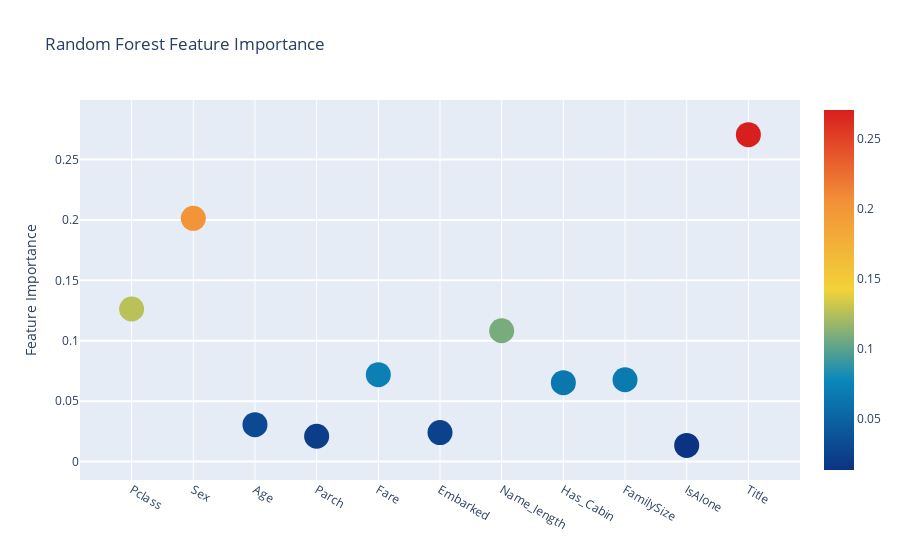
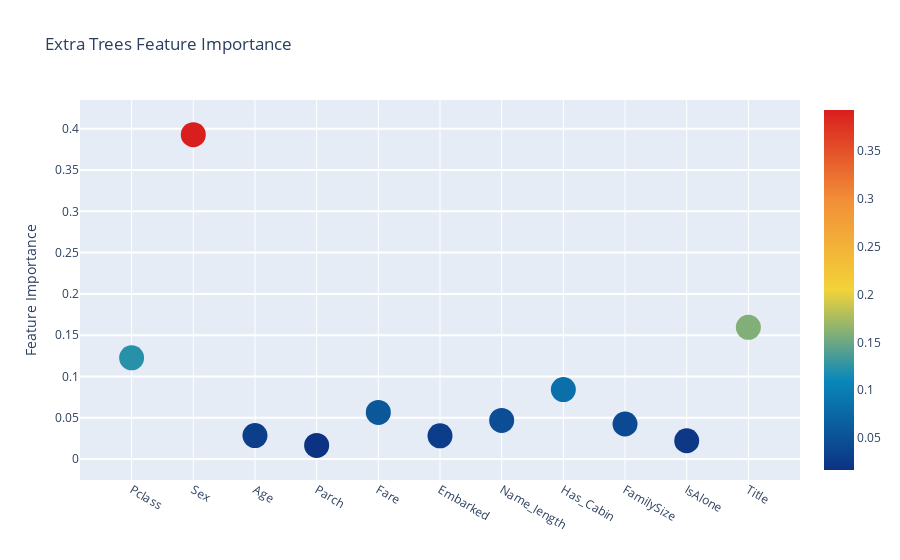
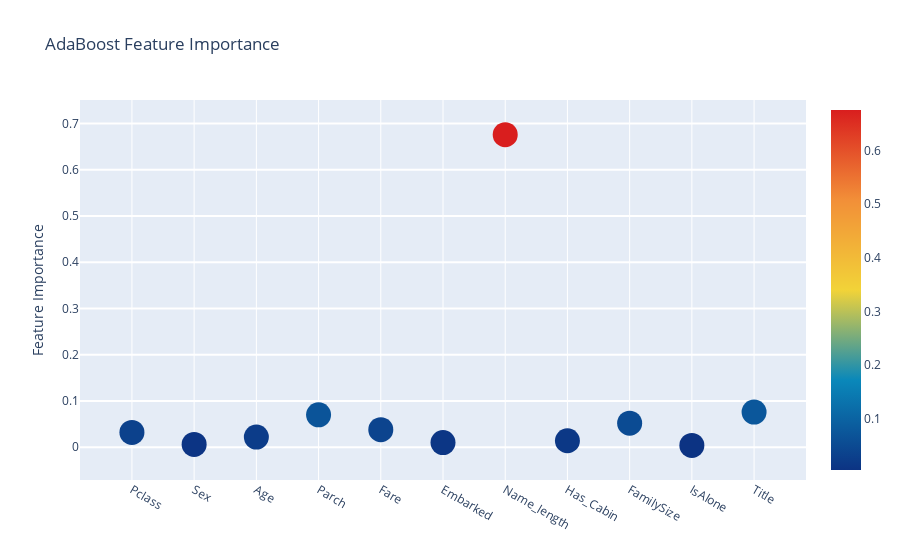
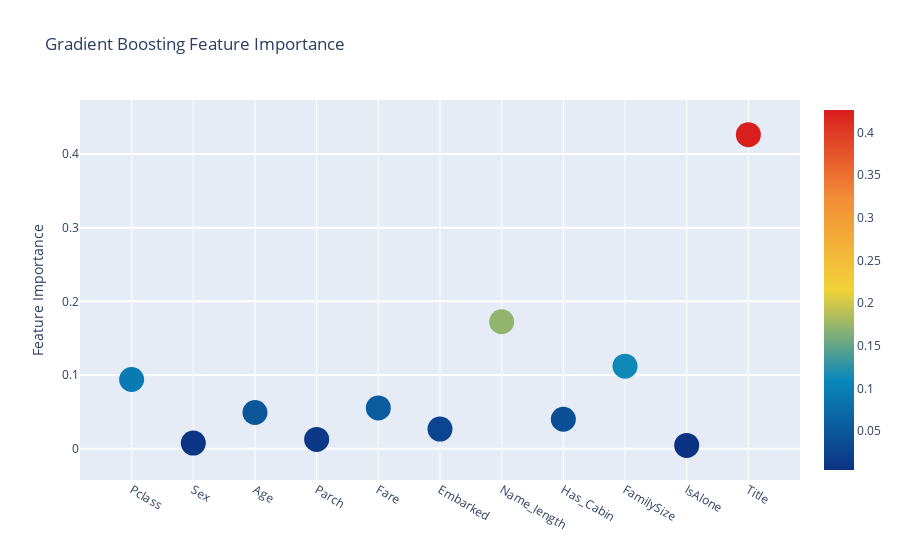

Here is the notebook cell these charts were saved with, in order:
### Code cell
# Scatter plot 
trace = go.Scatter(
    y = feature_dataframe['Random Forest feature importances'].values,
    x = feature_dataframe['features'].values,
    mode='markers',
    marker=dict(
        sizemode = 'diameter',
        sizeref = 1,
        size = 25,
#       size= feature_dataframe['AdaBoost feature importances'].values,
        #color = np.random.randn(500), #set color equal to a variable
        color = feature_dataframe['Random Forest feature importances'].values,
        colorscale='Portland',
        showscale=True
    ),
    text = feature_dataframe['features'].values
)
data = [trace]

layout= go.Layout(
    autosize= True,
    title= 'Random Forest Feature Importance',
    hovermode= 'closest',
#     xaxis= dict(
#         title= 'Pop',
#         ticklen= 5,
#         zeroline= False,
#         gridwidth= 2,
#     ),
    yaxis=dict(
        title= 'Feature Importance',
        ticklen= 5,
        gridwidth= 2
    ),
    showlegend= False
)
fig = go.Figure(data=data, layout=layout)
py.iplot(fig,filename='scatter2010')

# Scatter plot 
trace = go.Scatter(
    y = feature_dataframe['Extra Trees feature importances'].values,
    x = feature_dataframe['features'].values,
    mode='markers',
    marker=dict(
        sizemode = 'diameter',
        sizeref = 1,
        size = 25,
#       size= feature_dataframe['AdaBoost feature importances'].values,
        #color = np.random.randn(500), #set color equal to a variable
        color = feature_dataframe['Extra Trees feature importances'].values,
        colorscale='Portland',
        showscale=True
    ),
    text = feature_dataframe['features'].values
)
data = [trace]

layout= go.Layout(
    autosize= True,
    title= 'Extra Trees Feature Importance',
    hovermode= 'closest',
#     xaxis= dict(
#         title= 'Pop',
#         ticklen= 5,
#         zeroline= False,
#         gridwidth= 2,
#     ),
    yaxis=dict(
        title= 'Feature Importance',
        ticklen= 5,
        gridwidth= 2
    ),
    showlegend= False
)
fig = go.Figure(data=data, layout=layout)
py.iplot(fig,filename='scatter2010')

# Scatter plot 
trace = go.Scatter(
    y = feature_dataframe['AdaBoost feature importances'].values,
    x = feature_dataframe['features'].values,
    mode='markers',
    marker=dict(
        sizemode = 'diameter',
        sizeref = 1,
        size = 25,
#       size= feature_dataframe['AdaBoost feature importances'].values,
        #color = np.random.randn(500), #set color equal to a variable
        color = feature_dataframe['AdaBoost feature importances'].values,
        colorscale='Portland',
        showscale=True
    ),
    text = feature_dataframe['features'].values
)
data = [trace]

layout= go.Layout(
    autosize= True,
    title= 'AdaBoost Feature Importance',
    hovermode= 'closest',
#     xaxis= dict(
#         title= 'Pop',
#         ticklen= 5,
#         zeroline= False,
#         gridwidth= 2,
#     ),
    yaxis=dict(
        title= 'Feature Importance',
        ticklen= 5,
        gridwidth= 2
    ),
    showlegend= False
)
fig = go.Figure(data=data, layout=layout)
py.iplot(fig,filename='scatter2010')

# Scatter plot 
trace = go.Scatter(
    y = feature_dataframe['Gradient Boost feature importances'].values,
    x = feature_dataframe['features'].values,
    mode='markers',
    marker=dict(
        sizemode = 'diameter',
        sizeref = 1,
        size = 25,
#       size= feature_dataframe['AdaBoost feature importances'].values,
        #color = np.random.randn(500), #set color equal to a variable
        color = feature_dataframe['Gradient Boost feature importances'].values,
        colorscale='Portland',
        showscale=True
    ),
    text = feature_dataframe['features'].values
)
data = [trace]

layout= go.Layout(
    autosize= True,
    title= 'Gradient Boosting Feature Importance',
    hovermode= 'closest',
#     xaxis= dict(
#         title= 'Pop',
#         ticklen= 5,
#         zeroline= False,
#         gridwidth= 2,
#     ),
    yaxis=dict(
        title= 'Feature Importance',
        ticklen= 5,
        gridwidth= 2
    ),
    showlegend= False
)
fig = go.Figure(data=data, layout=layout)
py.iplot(fig,filename='scatter2010')

### Figure 1 — Plotly figure (JSON) as saved in the notebook; plotly's stock layout.template omitted (floating-point values rounded to 4 significant figures)
{"data": [{"marker": {"color": [0.1262, 0.2013, 0.03049, 0.02096, 0.0719, 0.02399, 0.1083, 0.06526, 0.06767, 0.01339, 0.2706], "colorscale": [[0, "rgb(12,51,131)"], [0.25, "rgb(10,136,186)"], [0.5, "rgb(242,211,56)"], [0.75, "rgb(242,143,56)"], [1, "rgb(217,30,30)"]], "showscale": true, "size": 25, "sizemode": "diameter", "sizeref": 1}, "mode": "markers", "text": ["Pclass", "Sex", "Age", "Parch", "Fare", "Embarked", "Name_length", "Has_Cabin", "FamilySize", "IsAlone", "Title"], "type": "scatter", "x": ["Pclass", "Sex", "Age", "Parch", "Fare", "Embarked", "Name_length", "Has_Cabin", "FamilySize", "IsAlone", "Title"], "y": [0.1262, 0.2013, 0.03049, 0.02096, 0.0719, 0.02399, 0.1083, 0.06526, 0.06767, 0.01339, 0.2706]}], "layout": {"autosize": true, "hovermode": "closest", "showlegend": false, "title": {"text": "Random Forest Feature Importance"}, "yaxis": {"gridwidth": 2, "ticklen": 5, "title": {"text": "Feature Importance"}}}}

### Figure 2 — Plotly figure (JSON) as saved in the notebook; plotly's stock layout.template omitted (floating-point values rounded to 4 significant figures)
{"data": [{"marker": {"color": [0.1226, 0.3929, 0.02841, 0.01659, 0.0565, 0.02809, 0.04677, 0.08414, 0.04245, 0.02215, 0.1595], "colorscale": [[0, "rgb(12,51,131)"], [0.25, "rgb(10,136,186)"], [0.5, "rgb(242,211,56)"], [0.75, "rgb(242,143,56)"], [1, "rgb(217,30,30)"]], "showscale": true, "size": 25, "sizemode": "diameter", "sizeref": 1}, "mode": "markers", "text": ["Pclass", "Sex", "Age", "Parch", "Fare", "Embarked", "Name_length", "Has_Cabin", "FamilySize", "IsAlone", "Title"], "type": "scatter", "x": ["Pclass", "Sex", "Age", "Parch", "Fare", "Embarked", "Name_length", "Has_Cabin", "FamilySize", "IsAlone", "Title"], "y": [0.1226, 0.3929, 0.02841, 0.01659, 0.0565, 0.02809, 0.04677, 0.08414, 0.04245, 0.02215, 0.1595]}], "layout": {"autosize": true, "hovermode": "closest", "showlegend": false, "title": {"text": "Extra Trees Feature Importance"}, "yaxis": {"gridwidth": 2, "ticklen": 5, "title": {"text": "Feature Importance"}}}}

### Figure 3 — Plotly figure (JSON) as saved in the notebook; plotly's stock layout.template omitted (floating-point values rounded to 4 significant figures)
{"data": [{"marker": {"color": [0.032, 0.006, 0.022, 0.07, 0.038, 0.01, 0.676, 0.014, 0.052, 0.004, 0.076], "colorscale": [[0, "rgb(12,51,131)"], [0.25, "rgb(10,136,186)"], [0.5, "rgb(242,211,56)"], [0.75, "rgb(242,143,56)"], [1, "rgb(217,30,30)"]], "showscale": true, "size": 25, "sizemode": "diameter", "sizeref": 1}, "mode": "markers", "text": ["Pclass", "Sex", "Age", "Parch", "Fare", "Embarked", "Name_length", "Has_Cabin", "FamilySize", "IsAlone", "Title"], "type": "scatter", "x": ["Pclass", "Sex", "Age", "Parch", "Fare", "Embarked", "Name_length", "Has_Cabin", "FamilySize", "IsAlone", "Title"], "y": [0.032, 0.006, 0.022, 0.07, 0.038, 0.01, 0.676, 0.014, 0.052, 0.004, 0.076]}], "layout": {"autosize": true, "hovermode": "closest", "showlegend": false, "title": {"text": "AdaBoost Feature Importance"}, "yaxis": {"gridwidth": 2, "ticklen": 5, "title": {"text": "Feature Importance"}}}}

### Figure 4 — Plotly figure (JSON) as saved in the notebook; plotly's stock layout.template omitted (floating-point values rounded to 4 significant figures)
{"data": [{"marker": {"color": [0.09388, 0.007576, 0.04906, 0.01251, 0.05532, 0.02659, 0.1723, 0.03997, 0.112, 0.00447, 0.4263], "colorscale": [[0, "rgb(12,51,131)"], [0.25, "rgb(10,136,186)"], [0.5, "rgb(242,211,56)"], [0.75, "rgb(242,143,56)"], [1, "rgb(217,30,30)"]], "showscale": true, "size": 25, "sizemode": "diameter", "sizeref": 1}, "mode": "markers", "text": ["Pclass", "Sex", "Age", "Parch", "Fare", "Embarked", "Name_length", "Has_Cabin", "FamilySize", "IsAlone", "Title"], "type": "scatter", "x": ["Pclass", "Sex", "Age", "Parch", "Fare", "Embarked", "Name_length", "Has_Cabin", "FamilySize", "IsAlone", "Title"], "y": [0.09388, 0.007576, 0.04906, 0.01251, 0.05532, 0.02659, 0.1723, 0.03997, 0.112, 0.00447, 0.4263]}], "layout": {"autosize": true, "hovermode": "closest", "showlegend": false, "title": {"text": "Gradient Boosting Feature Importance"}, "yaxis": {"gridwidth": 2, "ticklen": 5, "title": {"text": "Feature Importance"}}}}
